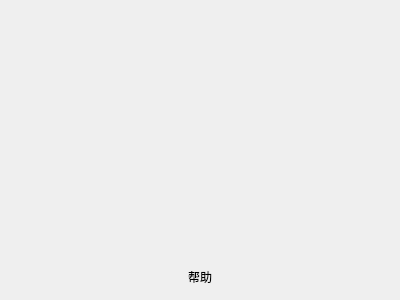
<?xml version="1.0" encoding="UTF-8"?>
<ui version="4.0">
 <class>experiment_three</class>
 <widget class="QWidget" name="experiment_three">
  <property name="geometry">
   <rect>
    <x>0</x>
    <y>0</y>
    <width>400</width>
    <height>300</height>
   </rect>
  </property>
  <property name="windowTitle">
   <string>experiment_three</string>
  </property>
  <layout class="QVBoxLayout" name="verticalLayout">
   <item>
    <widget class="QLabel" name="label">
     <property name="text">
      <string/>
     </property>
     <property name="pixmap">
      <pixmap resource="qt_experiment.qrc">:/windows/GeneratedFiles/OS_Windows_8_48px_1180143_easyicon.net.png</pixmap>
     </property>
     <property name="scaledContents">
      <bool>true</bool>
     </property>
    </widget>
   </item>
   <item>
    <layout class="QHBoxLayout" name="horizontalLayout">
     <item>
      <spacer name="horizontalSpacer">
       <property name="orientation">
        <enum>Qt::Horizontal</enum>
       </property>
       <property name="sizeHint" stdset="0">
        <size>
         <width>40</width>
         <height>20</height>
        </size>
       </property>
      </spacer>
     </item>
     <item>
      <widget class="QToolButton" name="toolButton">
       <property name="text">
        <string>帮助</string>
       </property>
       <property name="icon">
        <iconset resource="qt_experiment.qrc">
         <normaloff>:/image/GeneratedFiles/ligthbulb_on_help_48px_1112252_easyicon.net.png</normaloff>:/image/GeneratedFiles/ligthbulb_on_help_48px_1112252_easyicon.net.png</iconset>
       </property>
       <property name="iconSize">
        <size>
         <width>48</width>
         <height>48</height>
        </size>
       </property>
       <property name="checkable">
        <bool>true</bool>
       </property>
       <property name="toolButtonStyle">
        <enum>Qt::ToolButtonTextUnderIcon</enum>
       </property>
       <property name="autoRaise">
        <bool>true</bool>
       </property>
      </widget>
     </item>
     <item>
      <spacer name="horizontalSpacer_2">
       <property name="orientation">
        <enum>Qt::Horizontal</enum>
       </property>
       <property name="sizeHint" stdset="0">
        <size>
         <width>40</width>
         <height>20</height>
        </size>
       </property>
      </spacer>
     </item>
    </layout>
   </item>
  </layout>
 </widget>
 <layoutdefault spacing="6" margin="11"/>
 <resources>
  <include location="qt_experiment.qrc"/>
 </resources>
 <connections/>
</ui>
